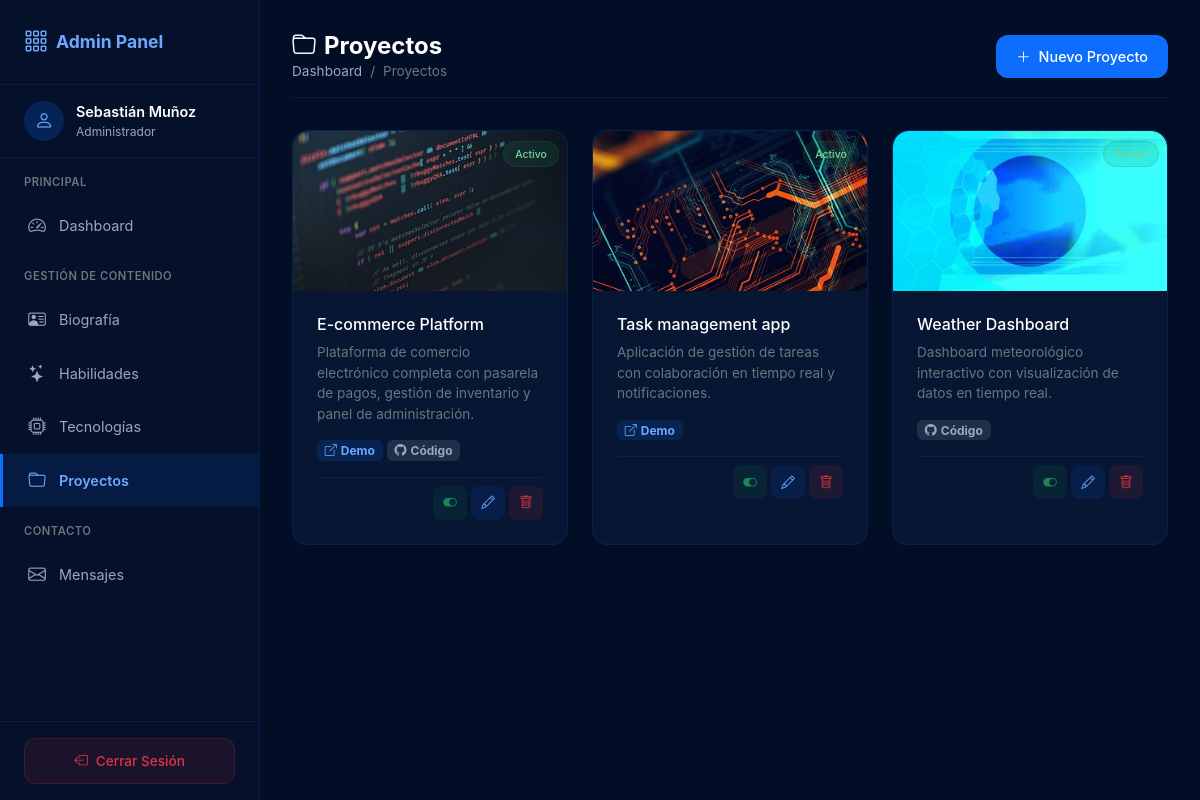
The page /admin/proyectos.php (signed in) on the database its author committed.
### tables this page shows
CREATE TABLE IF NOT EXISTS proyectos (
  id          INT UNSIGNED      NOT NULL AUTO_INCREMENT,
  titulo      VARCHAR(200)      NOT NULL,
  descripcion TEXT              NOT NULL,
  imagen      VARCHAR(255)      DEFAULT NULL,
  link_demo   VARCHAR(255)      DEFAULT NULL,
  link_codigo VARCHAR(255)      DEFAULT NULL,
  orden       INT UNSIGNED      NOT NULL DEFAULT 0,
  activo      TINYINT(1)        NOT NULL DEFAULT 1,
  created_at  DATETIME          NOT NULL DEFAULT CURRENT_TIMESTAMP,
  updated_at  DATETIME          NOT NULL DEFAULT CURRENT_TIMESTAMP ON UPDATE CURRENT_TIMESTAMP,
  PRIMARY KEY (id)
);

### auth.php (called while the page is built, shortened)
<?php
function obtenerUsuarioActual(): ?array
{
    return [
        'id'       => $_SESSION['usuario_id'],
        'username' => $_SESSION['usuario_username'],
        'nombre'   => $_SESSION['usuario_nombre'],
        'email'    => $_SESSION['usuario_email']
    ];
}
function generarTokenCSRF(): string
{
    return $_SESSION['csrf_token'];
}

### admin/proyectos.php (the view, shortened to what this page needs)
<?php
require_once '../auth.php';
require_once '../db.php';
$usuario = obtenerUsuarioActual();
$csrfToken = generarTokenCSRF();
$modo = $_GET['modo'] ?? 'listar';
$proyectoEdit = null;
try {
    $proyectos = $pdo->query("SELECT * FROM proyectos ORDER BY orden, id DESC")->fetchAll();
} catch (PDOException $e) {
    $proyectos = [];
}
?>
<!DOCTYPE html>
<html lang="es">
<head>
    <link href="https://cdn.jsdelivr.net/npm/bootstrap@5.3.8/dist/css/bootstrap.min.css" rel="stylesheet">
    <link rel="stylesheet" href="https://cdn.jsdelivr.net/npm/bootstrap-icons@1.11.3/font/bootstrap-icons.min.css">
    <link rel="stylesheet" href="../assets/css/admin.css">
</head>
<body class="admin-body">
    <div class="admin-wrapper">
        <aside class="sidebar" id="sidebar">
            <div class="sidebar-header">
                <a href="../dashboard.php" class="sidebar-brand">
                    <i class="bi bi-grid-3x3-gap"></i>
                    <span>Admin Panel</span>
                </a>
            </div>
            <div class="sidebar-user">
                <div class="avatar"><i class="bi bi-person"></i></div>
                <div class="info">
                    <div class="name"><?= htmlspecialchars($usuario['nombre']) ?></div>
                    <div class="role">Administrador</div>
                </div>
            </div>
            <nav class="sidebar-nav">
                <div class="nav-section">Principal</div>
                <a href="../dashboard.php" class="nav-link">
                    <i class="bi bi-speedometer2"></i><span>Dashboard</span>
                </a>
                <div class="nav-section mt-3">Gestión de Contenido</div>
                <a href="biografia.php" class="nav-link">
                    <i class="bi bi-person-vcard"></i><span>Biografía</span>
                </a>
                <a href="habilidades.php" class="nav-link">
                    <i class="bi bi-stars"></i><span>Habilidades</span>
                </a>
                <a href="tecnologias.php" class="nav-link">
                    <i class="bi bi-cpu"></i><span>Tecnologías</span>
                </a>
                <a href="proyectos.php" class="nav-link active">
                    <i class="bi bi-folder"></i><span>Proyectos</span>
                </a>
                <div class="nav-section mt-3">Contacto</div>
                <a href="mensajes.php" class="nav-link">
                    <i class="bi bi-envelope"></i><span>Mensajes</span>
                </a>
            </nav>
            <div class="sidebar-footer">
                <a href="../logout.php" class="btn-logout" onclick="return confirm('¿Está seguro de cerrar sesión?')">
                    <i class="bi bi-box-arrow-left"></i><span>Cerrar Sesión</span>
                </a>
            </div>
        </aside>
        <main class="main-content">
            <div class="content-header">
                <div>
                    <h1><i class="bi bi-folder me-2"></i>Proyectos</h1>
                    <nav aria-label="breadcrumb">
                        <ol class="breadcrumb">
                            <li class="breadcrumb-item"><a href="../dashboard.php">Dashboard</a></li>
                            <li class="breadcrumb-item active">Proyectos</li>
                        </ol>
                    </nav>
                </div>
                <div class="d-flex gap-2">
                    <?php if ($modo === 'listar'): ?>
                        <a href="proyectos.php?modo=crear" class="btn btn-admin btn-admin-primary">
                            <i class="bi bi-plus-lg"></i> Nuevo Proyecto
                        </a>
                    <?php else: ?>
                        <a href="proyectos.php" class="btn btn-admin btn-admin-secondary">
                            <i class="bi bi-arrow-left"></i> Volver
                        </a>
                    <?php endif; ?>
                </div>
            </div>
            <?php if ($modo === 'crear' || $modo === 'editar'): ?>
                <div class="admin-card">
                    <div class="card-header">
                        <h5><?= $modo === 'editar' ? '<i class="bi bi-pencil me-2"></i>Editar' : '<i class="bi bi-plus-lg me-2"></i>Nuevo' ?> Proyecto</h5>
                    </div>
                    <div class="card-body">
                        <form method="POST" class="form-admin">
                            <input type="hidden" name="csrf_token" value="<?= htmlspecialchars($csrfToken) ?>">
                            <div class="row g-3">
                                <div class="col-md-8">
                                    <label class="form-label">Título <span class="text-danger">*</span></label>
                                    <input type="text" class="form-control" name="titulo"
                                        value="<?= htmlspecialchars($proyectoEdit['titulo'] ?? '') ?>" required
                                        placeholder="Ej: E-commerce Platform">
                                </div>
                                <div class="col-md-4">
                                    <label class="form-label">Orden</label>
                                    <input type="number" class="form-control" name="orden" min="0"
                                        value="<?= $proyectoEdit['orden'] ?? 0 ?>">
                                    <div class="form-text">Número menor = primero.</div>
                                </div>
                                <div class="col-12">
                                    <label class="form-label">Descripción <span class="text-danger">*</span></label>
                                    <textarea class="form-control" name="descripcion" rows="4" required
                                        placeholder="Describe el proyecto..."><?= htmlspecialchars($proyectoEdit['descripcion'] ?? '') ?></textarea>
                                </div>
                                <div class="col-md-12">
                                    <label class="form-label">Imagen</label>
                                    <div class="input-group">
                                        <span class="input-group-text"><i class="bi bi-image"></i></span>
                                        <input type="text" class="form-control" name="imagen"
                                            value="<?= htmlspecialchars($proyectoEdit['imagen'] ?? '') ?>"
                                            placeholder="assets/img/proyecto.jpg">
                                    </div>
                                    <div class="form-text">Ruta relativa de la imagen del proyecto.</div>
                                </div>
                                <div class="col-md-6">
                                    <label class="form-label">Link Demo</label>
                                    <div class="input-group">
                                        <span class="input-group-text"><i class="bi bi-box-arrow-up-right"></i></span>
                                        <input type="url" class="form-control" name="link_demo"
                                            value="<?= htmlspecialchars($proyectoEdit['link_demo'] ?? '') ?>"
                                            placeholder="https://demo.ejemplo.com">
                                    </div>
                                    <div class="form-text">Dejar vacío si no hay demo disponible.</div>
                                </div>
                                <div class="col-md-6">
                                    <label class="form-label">Link Código (GitHub)</label>
                                    <div class="input-group">
                                        <span class="input-group-text"><i class="bi bi-github"></i></span>
                                        <input type="url" class="form-control" name="link_codigo"
                                            value="<?= htmlspecialchars($proyectoEdit['link_codigo'] ?? '') ?>"
                                            placeholder="https://github.com/usuario/repo">
                                    </div>
                                    <div class="form-text">Dejar vacío si el código es privado.</div>
                                </div>
                                <div class="col-md-6">
                                    <div class="form-check form-switch">
                                        <input class="form-check-input" type="checkbox" id="activo" name="activo"
                                            <?= ($proyectoEdit['activo'] ?? 1) ? 'checked' : '' ?>>
                                        <label class="form-check-label" for="activo">Activo (visible en el portafolio)</label>
                                    </div>
                                </div>
                                <?php if (!empty($proyectoEdit['imagen'])): ?>
                                    <div class="col-12">
                                        <label class="form-label">Vista previa</label><br>
                                        <img src="../<?= htmlspecialchars($proyectoEdit['imagen']) ?>"
                                            alt="<?= htmlspecialchars($proyectoEdit['titulo'] ?? '') ?>"
                                            class="img-preview">
                                    </div>
                                <?php endif; ?>
                            </div>
                            <div class="d-flex gap-2 justify-content-end mt-4 pt-3" style="border-top: 1px solid var(--dark-border);">
                                <a href="proyectos.php" class="btn btn-admin btn-admin-secondary">
                                    <i class="bi bi-x-lg"></i> Cancelar
                                </a>
                                <button type="submit" class="btn btn-admin btn-admin-primary">
                                    <i class="bi bi-check-lg"></i> Guardar
                                </button>
                            </div>
                        </form>
                    </div>
                </div>
            <?php else: ?>
                <div class="row g-4">
                    <?php foreach ($proyectos as $proy): ?>
                        <div class="col-md-4">
                            <div class="admin-card h-100">
                                <div class="position-relative">
                                    <?php if (!empty($proy['imagen'])): ?>
                                        <img src="../<?= htmlspecialchars($proy['imagen']) ?>"
                                            alt="<?= htmlspecialchars($proy['titulo']) ?>"
                                            style="width: 100%; height: 160px; object-fit: cover; border-radius: 1rem 1rem 0 0;">
                                    <?php endif; ?>
                                    <div class="position-absolute top-0 end-0 m-2">
                                        <span class="badge-estado <?= $proy['activo'] ? 'activo' : 'inactivo' ?>" style="font-size: 0.65rem;">
                                            <?= $proy['activo'] ? 'Activo' : 'Inactivo' ?>
                                        </span>
                                    </div>
                                </div>
                                <div class="card-body">
                                    <h6 class="text-white mb-2"><?= htmlspecialchars($proy['titulo']) ?></h6>
                                    <p class="text-secondary" style="font-size: 0.85rem; line-height: 1.5;">
                                        <?= htmlspecialchars(substr($proy['descripcion'], 0, 120)) ?><?= strlen($proy['descripcion']) > 120 ? '...' : '' ?>
                                    </p>
                                    <div class="d-flex gap-1 mb-3">
                                        <?php if (!empty($proy['link_demo'])): ?>
                                            <a href="<?= htmlspecialchars($proy['link_demo']) ?>" target="_blank" class="badge text-decoration-none" style="background: rgba(13,110,253,0.15); color: #6ea8fe;">
                                                <i class="bi bi-box-arrow-up-right me-1"></i>Demo
                                            </a>
                                        <?php endif; ?>
                                        <?php if (!empty($proy['link_codigo'])): ?>
                                            <a href="<?= htmlspecialchars($proy['link_codigo']) ?>" target="_blank" class="badge text-decoration-none" style="background: rgba(255,255,255,0.1); color: #9aa7c2;">
                                                <i class="bi bi-github me-1"></i>Código
                                            </a>
                                        <?php endif; ?>
                                    </div>
                                    <div class="d-flex gap-1 justify-content-end pt-2" style="border-top: 1px solid var(--dark-border);">
                                        <a href="proyectos.php?accion=toggle&id=<?= $proy['id'] ?>"
                                            class="btn-action view" title="Cambiar estado">
                                            <i class="bi bi-toggle-<?= $proy['activo'] ? 'on' : 'off' ?>"></i>
                                        </a>
                                        <a href="proyectos.php?modo=editar&id=<?= $proy['id'] ?>"
                                            class="btn-action edit" title="Editar">
                                            <i class="bi bi-pencil"></i>
                                        </a>
                                        <a href="proyectos.php?accion=eliminar&id=<?= $proy['id'] ?>&csrf_token=<?= urlencode($csrfToken) ?>"
                                            class="btn-action delete" title="Eliminar"
                                            onclick="return confirm('¿Eliminar el proyecto <?= htmlspecialchars($proy['titulo']) ?>?')">
                                            <i class="bi bi-trash"></i>
                                        </a>
                                    </div>
                                </div>
                            </div>
                        </div>
                    <?php endforeach; ?>
                </div>
            <?php endif; ?>
        </main>
    </div>
</body>
</html>

### rows shown on the page
proyectos: imagen (picture), activo "Activo", titulo "E-commerce Platform", descripcion "Plataforma de comercio electrónico completa con pasarela de pagos, gestión de inventario y panel de administración."
proyectos: imagen (picture), activo "Activo", titulo "Task management app", descripcion "Aplicación de gestión de tareas con colaboración en tiempo real y notificaciones."
proyectos: imagen (picture), titulo "Weather Dashboard", descripcion "Dashboard meteorológico interactivo con visualización de datos en tiempo real.", activo 1 (drawn)

### other values the page prints
$usuario['nombre'] "Sebastián Muñoz"
